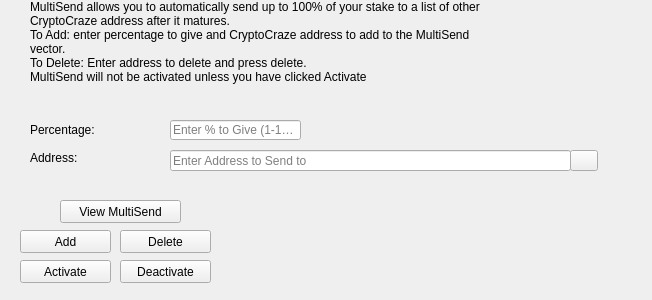
<?xml version="1.0" encoding="UTF-8"?>
<ui version="4.0">
 <class>StakeForCharityDialog</class>
 <widget class="QWidget" name="StakeForCharityDialog">
  <property name="windowModality">
   <enum>Qt::NonModal</enum>
  </property>
  <property name="geometry">
   <rect>
    <x>0</x>
    <y>0</y>
    <width>652</width>
    <height>300</height>
   </rect>
  </property>
  <property name="windowTitle">
   <string>Stake For Charity</string>
  </property>
  <widget class="QLineEdit" name="charityPercentEdit">
   <property name="geometry">
    <rect>
     <x>170</x>
     <y>120</y>
     <width>131</width>
     <height>20</height>
    </rect>
   </property>
   <property name="toolTip">
    <string>Enter whole numbers 1 - 100</string>
   </property>
   <property name="placeholderText">
    <string>Enter % to Give (1-100)</string>
   </property>
  </widget>
  <widget class="QLineEdit" name="charityAddressEdit">
   <property name="geometry">
    <rect>
     <x>170</x>
     <y>150</y>
     <width>401</width>
     <height>21</height>
    </rect>
   </property>
   <property name="toolTip">
    <string/>
   </property>
   <property name="placeholderText">
    <string>Enter Address to Send to</string>
   </property>
  </widget>
  <widget class="QLabel" name="label_2">
   <property name="geometry">
    <rect>
     <x>30</x>
     <y>0</y>
     <width>451</width>
     <height>121</height>
    </rect>
   </property>
   <property name="lineWidth">
    <number>1</number>
   </property>
   <property name="text">
    <string>MultiSend allows you to automatically send up to 100% of your stake to a list of other CryptoCraze address after it matures.
To Add: enter percentage to give and CryptoCraze address to add to the MultiSend vector. 
To Delete: Enter address to delete and press delete.
MultiSend will not be activated unless you have clicked Activate</string>
   </property>
   <property name="alignment">
    <set>Qt::AlignLeading|Qt::AlignLeft|Qt::AlignTop</set>
   </property>
   <property name="wordWrap">
    <bool>true</bool>
   </property>
  </widget>
  <widget class="QLabel" name="message">
   <property name="geometry">
    <rect>
     <x>240</x>
     <y>200</y>
     <width>381</width>
     <height>91</height>
    </rect>
   </property>
   <property name="text">
    <string/>
   </property>
  </widget>
  <widget class="QPushButton" name="addButton">
   <property name="geometry">
    <rect>
     <x>20</x>
     <y>230</y>
     <width>91</width>
     <height>23</height>
    </rect>
   </property>
   <property name="toolTip">
    <string/>
   </property>
   <property name="statusTip">
    <string>Add to MultiSend Vector</string>
   </property>
   <property name="text">
    <string>Add</string>
   </property>
  </widget>
  <widget class="QPushButton" name="disableButton">
   <property name="geometry">
    <rect>
     <x>120</x>
     <y>260</y>
     <width>91</width>
     <height>23</height>
    </rect>
   </property>
   <property name="statusTip">
    <string>Deactivate MultiSend</string>
   </property>
   <property name="text">
    <string>Deactivate</string>
   </property>
  </widget>
  <widget class="QPushButton" name="addressBookButton">
   <property name="geometry">
    <rect>
     <x>570</x>
     <y>150</y>
     <width>28</width>
     <height>21</height>
    </rect>
   </property>
   <property name="toolTip">
    <string>Choose an address from the address book</string>
   </property>
   <property name="text">
    <string/>
   </property>
   <property name="icon">
    <iconset resource="../bitcoin.qrc">
     <normaloff>:/icons/address-book</normaloff>:/icons/address-book</iconset>
   </property>
   <property name="shortcut">
    <string>Alt+A</string>
   </property>
   <property name="autoDefault">
    <bool>false</bool>
   </property>
  </widget>
  <widget class="QLabel" name="label">
   <property name="geometry">
    <rect>
     <x>30</x>
     <y>120</y>
     <width>121</width>
     <height>20</height>
    </rect>
   </property>
   <property name="toolTip">
    <string>Percentage of stake to send</string>
   </property>
   <property name="text">
    <string>Percentage:</string>
   </property>
  </widget>
  <widget class="QLabel" name="label_5">
   <property name="geometry">
    <rect>
     <x>30</x>
     <y>150</y>
     <width>111</width>
     <height>16</height>
    </rect>
   </property>
   <property name="toolTip">
    <string>Address to send portion of stake to</string>
   </property>
   <property name="text">
    <string>Address:</string>
   </property>
  </widget>
  <widget class="QPushButton" name="deleteButton">
   <property name="geometry">
    <rect>
     <x>120</x>
     <y>230</y>
     <width>91</width>
     <height>23</height>
    </rect>
   </property>
   <property name="toolTip">
    <string/>
   </property>
   <property name="statusTip">
    <string>Delete Address From MultiSend Vector</string>
   </property>
   <property name="text">
    <string>Delete</string>
   </property>
  </widget>
  <widget class="QPushButton" name="activateButton">
   <property name="geometry">
    <rect>
     <x>20</x>
     <y>260</y>
     <width>91</width>
     <height>23</height>
    </rect>
   </property>
   <property name="statusTip">
    <string>Activate MultiSend</string>
   </property>
   <property name="text">
    <string>Activate</string>
   </property>
  </widget>
  <widget class="QPushButton" name="viewButton">
   <property name="geometry">
    <rect>
     <x>60</x>
     <y>200</y>
     <width>121</width>
     <height>23</height>
    </rect>
   </property>
   <property name="toolTip">
    <string/>
   </property>
   <property name="statusTip">
    <string>View MultiSend Vector</string>
   </property>
   <property name="text">
    <string>View MultiSend</string>
   </property>
  </widget>
 </widget>
 <resources>
  <include location="../bitcoin.qrc"/>
 </resources>
 <connections/>
</ui>
